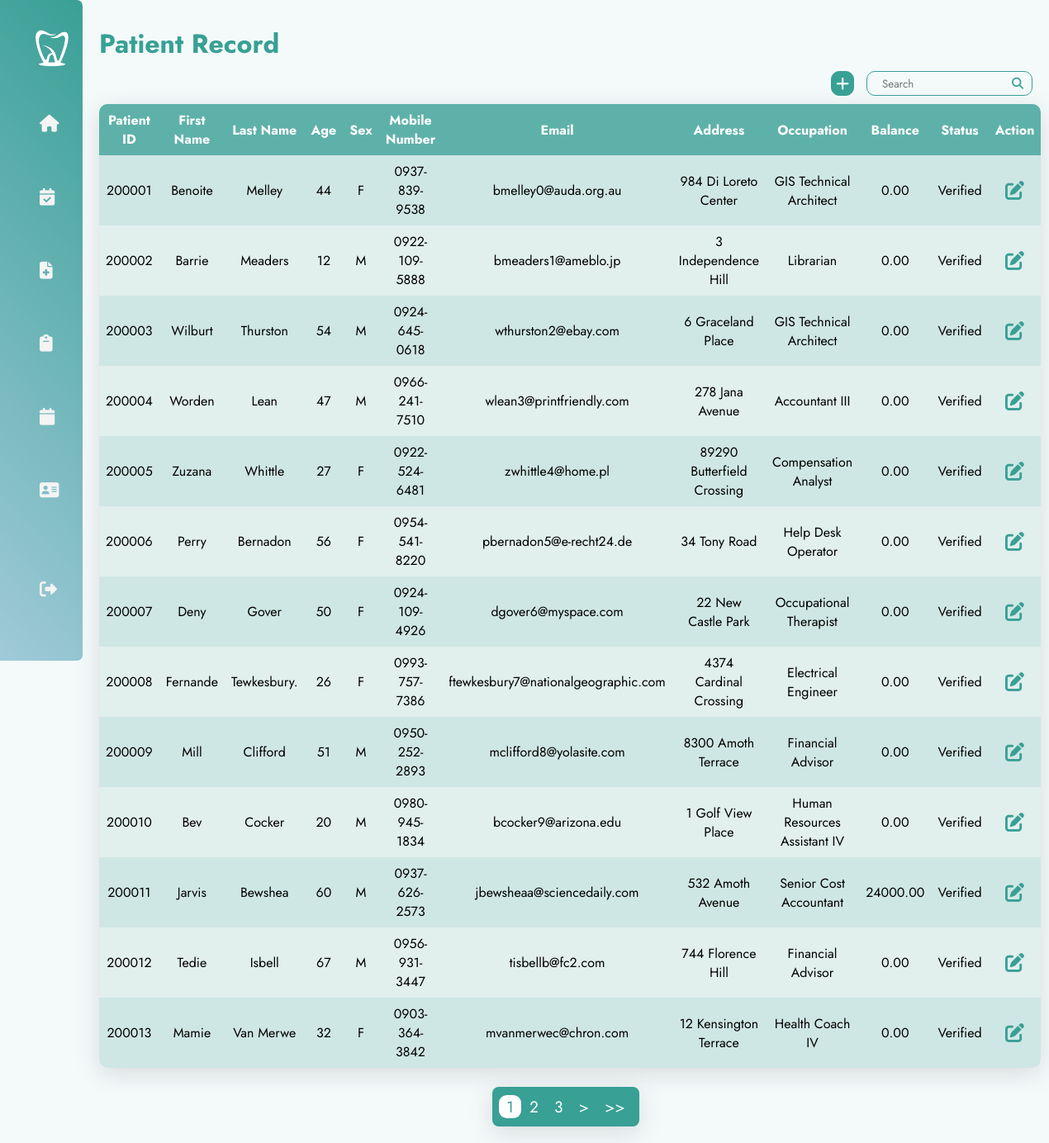
Page /pages/patientRecord.php (signed in) on the committed database.
### tables this page shows
CREATE TABLE `patients` (
  `patientID` int(10) NOT NULL,
  `patientFirstName` varchar(30) DEFAULT NULL,
  `patientLastName` varchar(30) DEFAULT NULL,
  `patientAge` int(11) DEFAULT NULL,
  `patientSex` varchar(10) DEFAULT NULL,
  `patientMobileNo` varchar(15) DEFAULT NULL,
  `patientEmail` varchar(70) DEFAULT NULL,
  `patientAddress` varchar(100) DEFAULT NULL,
  `patientOccupation` varchar(30) DEFAULT NULL,
  `patientBalance` decimal(15,2) DEFAULT 0.00,
  `patientStatus` varchar(15) DEFAULT 'Not Verified'
);

### pages/patientRecord.php (the view, shortened to what this page needs)
<?php
    include("../phpFiles/dbConnect.php");
    $searchKeyword = isset($_GET['searchKeyword']) ? $_GET['searchKeyword'] : '';
    $recordPerPage = 13;
    if (isset($_GET["page"])) {
        $page = $_GET["page"];
    }
    else {
        $page = 1;
    }
    $startPage = ($page-1) * $recordPerPage;
    $sql = "SELECT * FROM patients";
    $sql .= " LIMIT $startPage, $recordPerPage;";
    $result = $conn->query($sql);
?>
<!DOCTYPE html>
<html lang="en">
<head>
    <?php include("../pages/header.php");?>
    <link rel="stylesheet" href="../styles/transaction.css">
</head>
<body>
    <div class="container">
        <?php
            if($_SESSION["accRole"] == "Admin"){
                include('adminSidebar.php');
            }else{
                include('sidebar.php');
            }
        ?>
        <main>
            <h1 class="header">Patient Record</h1>
            <div class="main-content">
                <div class="contain">
                    <div class="button">
                        <a href="addPatient.php"><i class="fa-solid fa-plus"></i></a>
                    </div>
                    <form action="<?php echo htmlspecialchars($_SERVER["PHP_SELF"]); ?>" method="get" class="search">
                        <input type="text" name="searchKeyword" value="<?php echo $searchKeyword; ?>" placeholder="  Search">
                        <i class="fa-solid fa-magnifying-glass"></i>
                    </form>
                </div>
                <?php
                    echo "<table>";
                    echo "<tr><th>Patient ID</th><th>First Name</th><th>Last Name</th><th>Age</th><th>Sex</th><th>Mobile Number</th><th>Email</th><th>Address</th><th>Occupation</th><th>Balance</th><th>Status</th><th>Action</th></tr>";
                    if ($result->num_rows > 0) {
                        while ($row = $result->fetch_assoc()) {
                        echo "<tr>";
                        echo "<td>" . $row["patientID"] . "</td>";
                        echo "<td>" . $row["patientFirstName"] . "</td>";
                        echo "<td>" . $row["patientLastName"] . "</td>";
                        echo "<td>" . $row["patientAge"] . "</td>";
                        echo "<td>" . $row["patientSex"] . "</td>";
                        echo "<td>" . $row["patientMobileNo"] . "</td>";
                        echo "<td>" . $row["patientEmail"] . "</td>";
                        echo "<td>" . $row["patientAddress"] . "</td>";
                        echo "<td>" . $row["patientOccupation"] . "</td>";
                        echo "<td>" . $row["patientBalance"] . "</td>";
                        echo "<td>" . $row["patientStatus"] . "</td>";
                        echo "<td>
                                <div class='action-buttons'>
                                    <form action='patientRecordUpdate.php' method='post'>
                                        <input type='hidden' name='patientID' value='{$row['patientID']}'>
                                        <button type='submit'><i class='fas fa-edit'></i></button>
                                    </form>
                                </td>";
                        echo "</tr>";
                        echo "</div>";
                        }
                        echo "</table><br>";
                    } else {
                        echo "<tr><td colspan = '12' id = 'noRes'>No Results</td></tr>";
                        echo "</table><br>";
                    }
                ?>
                <div class = "paginationCont">
                    <div class = "paginationMain">
                        <?php
                            include("../pages/pagination.php");
                        ?>
                    </div>
                </div>
</body>
</html>

### styles/transaction.css (style rules this page uses)
:root { --bg: #f4fafa; --bg-darker: #eaf4f3; --teal: #38a095; --lightgreen: #cce1df; --lightblue: #90cac4; --blue: #8edaf1; }
* { margin: 0; padding: 0; outline: none; border: none; text-decoration: none; box-sizing: border-box; font-family: "Jost", sans-serif; }
body { background: var(--bg); }
.container { display: flex; }
main { position: relative; padding: 20px; width: calc(100% - 100px); }
.contain { height: 30px; display: flex; justify-content: flex-end; gap: 15px; }
.button, .search { font-size: 1.2em; background: none; }
.search { display: flex; border: 1px solid var(--teal); border-radius: 10px; padding-left: 10px; }
.search input { background: none; }
.search i { color: var(--teal); font-size: 14px; padding: 0 10px 0 5px; align-self: center; }
.button { background: var(--teal); border: 1px solid var(--teal); border-radius: 10px; padding: 0 5px; }
.button a, .button input { font-size: 18px; color: var(--bg); text-align:center }
h1 { padding: 10px 0; color: var(--teal); }
.main-content { text-align: center; }
table { overflow: hidden; border-radius: 10px; margin-top: 10px; border-collapse: collapse; width: 100%; box-shadow: rgba(100, 100, 111, 0.2) 0px 7px 29px 0px; }
th, td { padding: 8px; text-align: center; word-wrap: break-word; }
th { background-color: #5EB1A9; color: white; }
tr:nth-child(even) { background-color: #CFE7E4; }
tr:nth-child(odd) { background-color: #E1EFED; }
.action-buttons { display: flex; gap: 10px; align-items: center; justify-content: center; }
.action-buttons button { font-size: 23px; background-color:transparent; color: #38a095; }
.fa-edit:before { color: #38a095; }
.paginationCont { display: flex; justify-content: center; align-items: center; }
.paginationMain { display: flex; justify-content: center; align-items: center; height: 3em; border-radius: 0.5rem; background-color: #38a095; color: white; box-shadow: rgba(100, 100, 111, 0.2) 0px 7px 29px 0px; padding: 0.5em }

### styles/sidebar.css (style rules this page uses)
* { font-family: 'Jost', sans-serif; }
:root { --green: #39a096; --lightblue: #a0cad8; --white: #f4f4f4; --darkwhite: #f4fafa; }

### rows in the picture
patients: patientID "200001", patientFirstName "Benoite", patientLastName "Melley", patientAge "44", patientSex "F", patientMobileNo "0937-839-9538", patientEmail "bmelley0@auda.org.au", patientAddress "984 Di Loreto Center", patientOccupation "GIS Technical Architect", patientBalance "0.00", patientStatus "Verified"
patients: patientID "200002", patientFirstName "Barrie", patientLastName "Meaders", patientAge "12", patientSex "M", patientMobileNo "0922-109-5888", patientEmail "bmeaders1@ameblo.jp", patientAddress "3 Independence Hill", patientOccupation "Librarian", patientBalance "0.00", patientStatus "Verified"
patients: patientID "200003", patientFirstName "Wilburt", patientLastName "Thurston", patientAge "54", patientSex "M", patientMobileNo "0924-645-0618", patientEmail "wthurston2@ebay.com", patientAddress "6 Graceland Place", patientOccupation "GIS Technical Architect", patientBalance "0.00", patientStatus "Verified"
patients: patientID "200004", patientFirstName "Worden", patientLastName "Lean", patientAge "47", patientSex "M", patientMobileNo "0966-241-7510", patientEmail "wlean3@printfriendly.com", patientAddress "278 Jana Avenue", patientOccupation "Accountant III", patientBalance "0.00", patientStatus "Verified"
patients: patientID "200005", patientFirstName "Zuzana", patientLastName "Whittle", patientAge "27", patientSex "F", patientMobileNo "0922-524-6481", patientEmail "zwhittle4@home.pl", patientAddress "89290 Butterfield Crossing", patientOccupation "Compensation Analyst", patientBalance "0.00", patientStatus "Verified"
patients: patientID "200006", patientFirstName "Perry", patientLastName "Bernadon", patientAge "56", patientSex "F", patientMobileNo "0954-541-8220", patientEmail "pbernadon5@e-recht24.de", patientAddress "34 Tony Road", patientOccupation "Help Desk Operator", patientBalance "0.00", patientStatus "Verified"
patients: patientID "200007", patientFirstName "Deny", patientLastName "Gover", patientAge "50", patientSex "F", patientMobileNo "0924-109-4926", patientEmail "dgover6@myspace.com", patientAddress "22 New Castle Park", patientOccupation "Occupational Therapist", patientBalance "0.00", patientStatus "Verified"
patients: patientID "200008", patientFirstName "Fernande", patientLastName "Tewkesbury.", patientAge "26", patientSex "F", patientMobileNo "0993-757-7386", patientEmail "ftewkesbury7@nationalgeographic.com", patientAddress "4374 Cardinal Crossing", patientOccupation "Electrical Engineer", patientBalance "0.00", patientStatus "Verified"
patients: patientID "200009", patientFirstName "Mill", patientLastName "Clifford", patientAge "51", patientSex "M", patientMobileNo "0950-252-2893", patientEmail "mclifford8@yolasite.com", patientAddress "8300 Amoth Terrace", patientOccupation "Financial Advisor", patientBalance "0.00", patientStatus "Verified"
patients: patientID "200010", patientFirstName "Bev", patientLastName "Cocker", patientAge "20", patientSex "M", patientMobileNo "0980-945-1834", patientEmail "bcocker9@arizona.edu", patientAddress "1 Golf View Place", patientOccupation "Human Resources Assistant IV", patientBalance "0.00", patientStatus "Verified"
patients: patientID "200011", patientFirstName "Jarvis", patientLastName "Bewshea", patientAge "60", patientSex "M", patientMobileNo "0937-626-2573", patientEmail "jbewsheaa@sciencedaily.com", patientAddress "532 Amoth Avenue", patientOccupation "Senior Cost Accountant", patientBalance "24000.00", patientStatus "Verified"
patients: patientID "200012", patientFirstName "Tedie", patientLastName "Isbell", patientAge "67", patientSex "M", patientMobileNo "0956-931-3447", patientEmail "tisbellb@fc2.com", patientAddress "744 Florence Hill", patientOccupation "Financial Advisor", patientBalance "0.00", patientStatus "Verified"
patients: patientID "200013", patientFirstName "Mamie", patientLastName "Van Merwe", patientAge "32", patientSex "F", patientMobileNo "0903-364-3842", patientEmail "mvanmerwec@chron.com", patientAddress "12 Kensington Terrace", patientOccupation "Health Coach IV", patientBalance "0.00", patientStatus "Verified"
